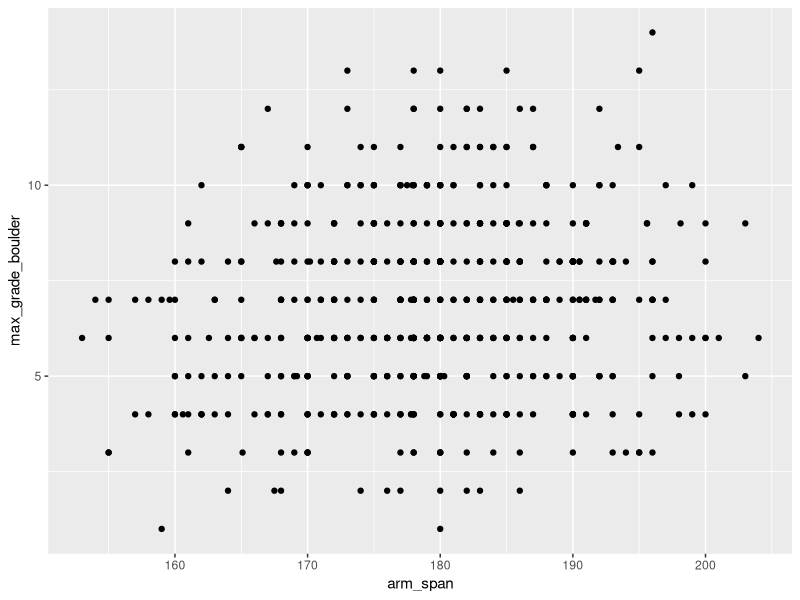
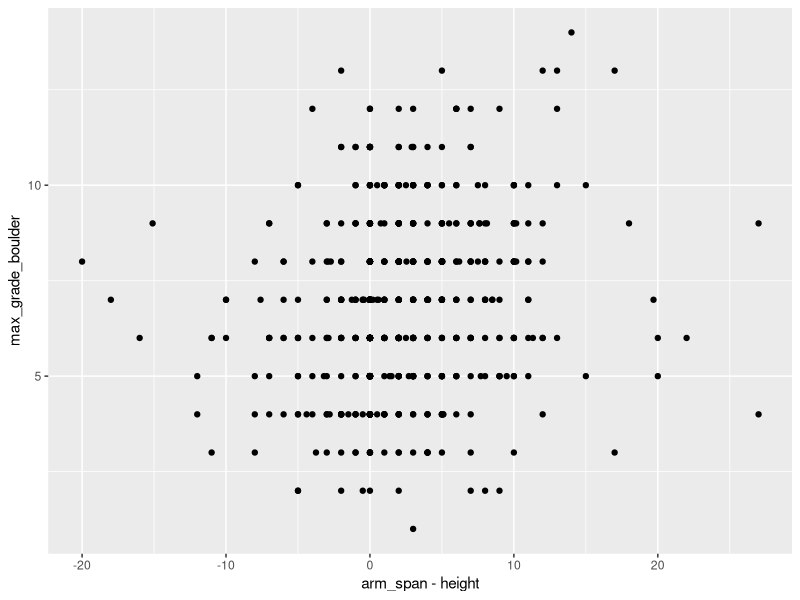

The R script that drew these images, in order:
## ---- chunk 1
#| warning: false
#| message: false
library(tidyverse)

climbs = read_csv("Climbs.csv", col_select = c(1, 2, 3, 4, 5, 6, 8, 11, 14, 15, 
                                               16, 17, 26, 28, 32, 34), 
na = c("NA", "", "N/A", "Don't know", "?", "??", "???", "Na", "unknown", 
       "Not sure", "no idea", "Unsure", "Not sure", "Nil", "Dont know",
       "don't know", "Dunno", "????", "No clue", "i suck!", "N/a", 
       "oooh...not sure", "ha! no need to train that yet", 
       "Never tried this", "Not calculated before", "n/a", "-", 
       " I don't know", "idk", "I don't climb routes", "I don't boulder"))


colnames(climbs) = c("time", "sex", "height", "weight", "arm_span", 
"time_climbed", "max_grade_boulder", "max_grade_sport", "frequency_climbing", 
"avg_hours_climbing_week", "avg_hours_training_week", "frequency_hangboarding", 
"frequency_endurance", "frequency_strength", "max_pullup", "max_pushup")

climbs = climbs |> mutate(
  height = as.numeric(parse_number(height)),
  weight = as.numeric(parse_number(weight)),
  arm_span  = as.numeric(parse_number(arm_span)),
  max_grade_boulder  = as.integer(parse_number(max_grade_boulder)),
  max_grade_sport  = as.integer(max_grade_sport),
  frequency_climbing  = as.integer(frequency_climbing),
  avg_hours_climbing_week  = as.integer(avg_hours_climbing_week),
  avg_hours_training_week  = as.integer(avg_hours_training_week),
  frequency_hangboarding  = as.integer(frequency_hangboarding),
  frequency_endurance  = as.integer(frequency_endurance),
  frequency_strength  = as.integer(frequency_strength),
  max_pullup  = as.integer(parse_number(max_pullup)),
  max_pushup  = as.integer(parse_number(max_pushup))
)
## ---- chunk 2
#| warning: false
#Had to look up code for IQR to remove outliers
climbs = climbs |> filter(
  arm_span >= quantile(arm_span, 0.25, na.rm = TRUE) - 1.5 * IQR(arm_span, na.rm = TRUE), 
  arm_span <= quantile(arm_span, 0.75, na.rm = TRUE) + 1.5 * IQR(arm_span, na.rm = TRUE)
)
ggplot(data = climbs, aes(x = arm_span, y = max_grade_boulder), na.rm = TRUE) + 
  geom_point()
## ---- chunk 3
#| warning: false
climbs = climbs |> filter(
  height >= quantile(arm_span, 0.25, na.rm = TRUE) - 1.5 * IQR(height, na.rm = TRUE), 
  height <= quantile(arm_span, 0.75, na.rm = TRUE) + 1.5 * IQR(height, na.rm = TRUE)
)

ggplot(data = climbs, aes(x = arm_span - height, y = max_grade_boulder)) + 
  geom_point()
## ---- chunk 4
